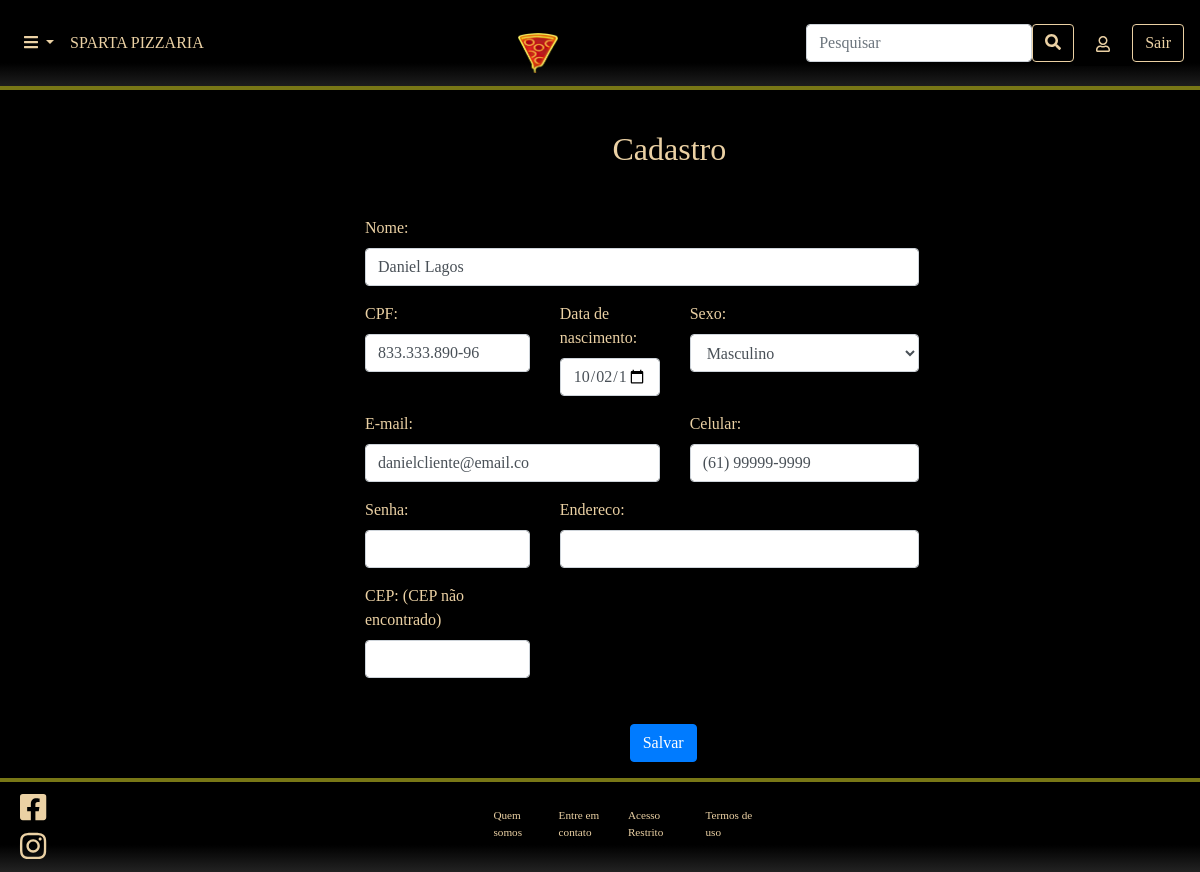
The page /form_cliente.php?id=1 on the database its author committed.
### tables this page shows
CREATE TABLE `clientes` (
  `id` int NOT NULL AUTO_INCREMENT,
  `nome` varchar(100) NOT NULL,
  `cpf` varchar(14) DEFAULT NULL,
  `dt_nascimento` date DEFAULT NULL,
  `sexo` enum('Masculino','Feminino','Não informado') DEFAULT 'Não informado',
  `email` varchar(150) NOT NULL,
  `senha` char(32) DEFAULT NULL,
  `celular` varchar(20) DEFAULT NULL,
  `cep` varchar(14) DEFAULT NULL,
  `endereco` varchar(255) DEFAULT NULL,
  PRIMARY KEY (`id`)
);

### administrativo/classes/Conexao.php (called while the page is built, shortened)
<?php
class Conexao
{
	private $host;
	private $user;
	private $password;
	public function __construct() {
		$this->host = 'mysql:host=localhost;dbname=pizzaria_sparta';
		$this->user = 'root';
		$this->password = 'JuanPablo';
	}
    public function conectar() {
    	try {
			$conn = new PDO(
							$this->host,
							$this->user,
							$this->password
						);
			return $conn;
		} catch (PDOException $e) {
			echo 'Erro na conexao. Erro reportado: ' . $e->getMessage();
			exit;
		}
    }
}

### administrativo/classes/ClienteDAO.php (called while the page is built, shortened)
<?php
require_once 'Model.php';
class ClienteDAO extends Model
{
    public function __construct()
    {
        $this->class = 'Cliente';
        $this->tabela = 'clientes';
    }
}

### administrativo/classes/Model.php (called while the page is built, shortened)
<?php
require 'Conexao.php';
class Model
{
	protected $tabela;
	protected $class;
	protected $db;
	public function __construct()
	{
		$conexao = new Conexao();
		$this->db = $conexao->conectar();
	}
    public function get($id)
    {
    	$sql = "SELECT * FROM {$this->tabela} WHERE id = {$id}";
    	$stmt = $this->db->prepare($sql);
    	$stmt->setFetchMode(PDO::FETCH_CLASS, $this->class);
    	$stmt->execute();
    	return $stmt->fetch();
    }
}

### administrativo/classes/Cliente.php (called while the page is built, shortened)
<?php
class Cliente
{
	private $id;
	private $nome;
	private $cpf;
	private $dt_nascimento;
	private $sexo;
	private $email;
	private $celular;
	private $cep;
	private $endereco;
    public function getId()
    {
        return $this->id;
    }
    public function getNome()
    {
        return $this->nome;
    }
    public function getCpf()
    {
        return $this->cpf;
    }
    public function getDtNascimento()
    {
        if($this->dt_nascimento != '') {
            $data = explode('-', $this->dt_nascimento);
            $nova_data = $data[2] .'/'.$data[1] . '/' . $data[0];
            return $nova_data;
        }
        return '';
    }
    public function getDtNascimentoBD()
    {
        return $this->dt_nascimento;
    }
    public function getSexo()
    {
        return $this->sexo;
    }
    public function getEmail()
    {
        return $this->email;
    }
    public function getCelular()
    {
        return $this->celular;
    }
    public function getCep()
    {
        return $this->cep;
    }
    public function getEndereco()
    {
        return $this->endereco;
    }
}

### form_cliente.php (the view, shortened to what this page needs)
<?php include './layout/header.php'; ?>
<?php include './layout/menu.php'; ?>
<?php
	require 'administrativo/classes/Cliente.php';
	require 'administrativo/classes/ClienteDAO.php';
	$cliente = new Cliente();
	if(isset($_GET['id']) && $_GET['id'] != '') {
		$id = $_GET['id'];
		$clienteDAO = new ClienteDAO();
		$cliente = $clienteDAO->get($id);
	}
?>
<div class="" style="padding-left:350px">
<div class="" style="margin-top:40px">
	<div class="col-6 offset-3" style="padding-left:50px">
		<h2>Cadastro</h2>
	</div>
</div>
<form action="controle_cliente.php?acao=<?= ( $cliente->getId() != '' ? 'editar' : 'cadastrar' )?>" method="post" enctype="multipart/form-data">
	<div class="">
		<div class="col-11">
			<p>&nbsp;</p>
			<div class="row">
				<div class="form-group col-9">
					<label for="nome">Nome:</label>
					<input type="text" class="form-control" name="nome" id="nome" required value="<?= ($cliente->getNome() != '' ? $cliente->getNome() : '') ?>">
				</div>
			</div>
			<div class="row">
				<div class="form-group col-3">
					<label for="cpf">CPF:</label>
					<input type="text" name="cpf" id="cpf" value="<?= ($cliente->getCpf() != '' ? $cliente->getCpf() : '' ) ?>" class="form-control cpf">
				</div>
				<div class="form-group col-2">
					<label for="dt_nascimento">Data de nascimento:</label>
					<input type="date" name="dt_nascimento" id="dt_nascimento" value="<?= ($cliente->getDtNascimento() != '' ? $cliente->getDtNascimentoBD() : '' ) ?>" class="form-control">
				</div>
				<div class="form-group col-4">
					<label for="sexo">Sexo:</label>
					<select name="sexo" id="sexo" class="form-control">
						<option value="Masculino" <?= ($cliente->getSexo() == 'Masculino' ? 'selected="selected"' : '') ?>>Masculino</option>
					</select>
				</div>
				<div class="form-group col-5">
					<label for="email">E-mail:</label>
					<input type="email" name="email" id="email" class="form-control" required value="<?= ($cliente->getEmail() != '' ? $cliente->getEmail() : ''); ?>">
				</div>
				<div class="form-group col-4">
					<label for="celular">Celular:</label>
					<input type="text" name="celular" id="celular" value="<?= ($cliente->getCelular() != '' ? $cliente->getCelular() : '') ?>" class="form-control telefone">
				</div>
			</div>
			<div class="row">
				<div class="form-group col-3">
					<label for="senha">Senha:</label>
					<input type="password" name="senha" id="senha" class="form-control" >
				</div>
				<div class="form-group col-6">
					<label for="endereco">Endereco:</label>
					<input type="text" name="endereco" id="endereco" value="<?= ($cliente->getEndereco() != '' ? $cliente->getEndereco() : ''); ?>" class="form-control">
				</div>
			</div>
			<div class="row">
				<div class="form-group col-3">
					<label for="cep">CEP: <span class="msg-error-form" id="msg-cep">(CEP não encontrado)</span></label>
					<input type="text" name="cep" id="cep" value="<?= ($cliente->getCep() != '' ? $cliente->getCep() : ''); ?>" class="form-control cep">
				</div>
			</div>
				<div class="form-group col-5 offset-4" style="padding-top: 30px;">
					<button type="submit" class="btn btn-primary">Salvar</button>
				</div>
		</div>
	</div>
</form>
</div>
<?php include './layout/footer.php'; ?>

### assets/css/estilo.css (style rules this page uses)
body { background-color: #fefdf2; font-family: "Avant Garde","Avantgarde","Century Gothic","CenturyGothic","AppleGothic","sans-serif"; }

### rows shown on the page
clientes: nome "Daniel Lagos", cpf "833.333.890-96", dt_nascimento "10/02/1996", sexo "Masculino", email "danielcliente@email.co", celular "(61) 99999-9999"
